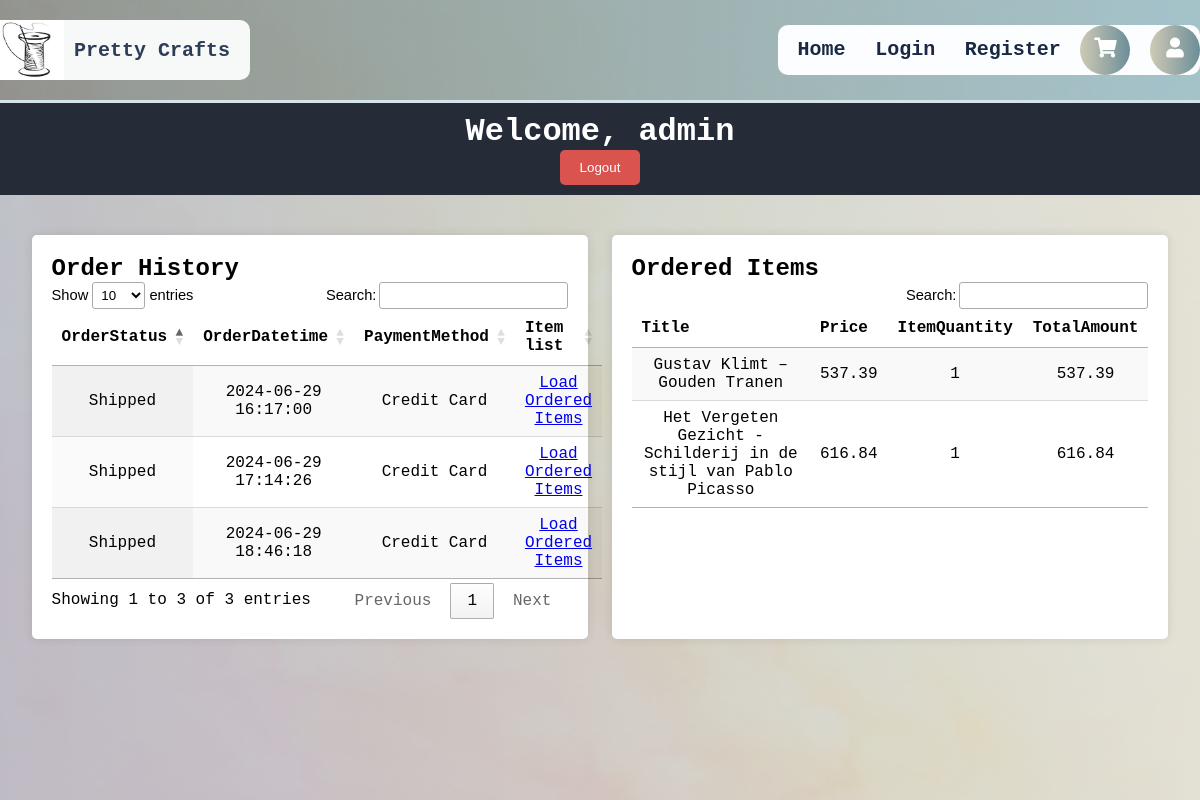
Screenshot of /App/public/views/profile.php?order_id=3 (signed in) with the database file from the repository.
### tables this page shows
CREATE TABLE `orders` (
  `OrderId` int(11) NOT NULL,
  `UserId` int(11) DEFAULT NULL,
  `OrderStatus` varchar(50) DEFAULT NULL,
  `OrderDatetime` datetime DEFAULT NULL,
  `PaymentMethod` varchar(50) DEFAULT NULL
);

CREATE TABLE `ordered_products` (
  `OrderProductId` int(11) NOT NULL,
  `OrderId` int(11) DEFAULT NULL,
  `ProductId` int(11) DEFAULT NULL,
  `ItemQuantity` int(11) DEFAULT NULL,
  `TotalAmount` decimal(10,2) DEFAULT NULL
);

CREATE TABLE `products` (
  `ProductId` int(11) NOT NULL,
  `Title` text DEFAULT NULL,
  `Price` float NOT NULL,
  `ProductQuantity` int(11) NOT NULL,
  `Description` text DEFAULT NULL,
  `ProductImage` text DEFAULT NULL
);

### App/src/data_table_utils.php (the view, shortened to what this page needs)
<?php
function to_data_table($conn, $query_info, $orders_table=FALSE) {
    try {
        $input_query = $query_info['query'];
        $params = $query_info['params'];
        $stmt = prepare_statement($conn, $input_query, $params);
        $rows = fetch_rows($stmt);
        if (!empty($rows)) {
            generate_table_header($stmt, $orders_table);
            generate_table_rows($rows, $orders_table);
        }
    } catch (PDOException $e) {
        echo "Error: " . $e->getMessage();
    } catch (Exception $e) {
        echo "Error: " . $e->getMessage();
    }
}
function prepare_statement($conn, $query, $params) {
    $stmt = $conn->prepare($query);
    foreach ($params as $key => $val) {
        $stmt->bindValue($key, $val);
    }
    return $stmt;
}
function fetch_rows($stmt) {
    $stmt->execute();
    return $stmt->fetchAll(PDO::FETCH_ASSOC);
}
function generate_table_header($stmt, $orders_table) {
    echo "<thead><tr>";
    for ($i = 0; $i < $stmt->columnCount(); $i++) {
        $meta = $stmt->getColumnMeta($i);
        $column_name = $meta['name'];
        if (strpos($column_name, "Id") === false) {
            echo "<th>{$column_name}</th>";
        }
    }
    if ($orders_table) {
        echo "<th>Item list</th>";
    }
    echo "</tr></thead><tbody>";
}
function generate_table_rows($rows, $orders_table) {
    foreach ($rows as $row) {
        $order_id = $row['OrderId'];
        echo "<tr>";
        foreach ($row as $key => $column) {
            if (strpos($key, "Id") === false) {
                echo "<td>{$column}</td>";
            }
        }
        if ($orders_table) {
            echo "<td><a href='profile.php?order_id={$order_id}'>Load Ordered Items</a></td>";
        }
        echo "</tr>";
    }
    echo "</tbody>";
}
?>

### App/public/shared/css/style.css (style rules this page uses)
html { margin: 0; padding: 0; font-family: 'Courier New', Courier, monospace; }
* { box-sizing: border-box; margin: 0; padding: 0; }
body { margin: 0; padding: 0; }
td { padding: 10px; text-align: center; }

### rows the page displays
orders: OrderStatus "Shipped", OrderDatetime "2024-06-29 16:17:00", PaymentMethod "Credit Card"
orders: OrderStatus "Shipped", OrderDatetime "2024-06-29 17:14:26", PaymentMethod "Credit Card"
orders: OrderStatus "Shipped", OrderDatetime "2024-06-29 18:46:18", PaymentMethod "Credit Card"
ordered_products: ProductId.Title "Gustav Klimt – Gouden Tranen", ProductId.Price "537.39", ItemQuantity "1", TotalAmount "537.39"
ordered_products: ProductId.Title "Het Vergeten Gezicht - Schilderij in de stijl van Pablo Picasso", ProductId.Price "616.84", ItemQuantity "1", TotalAmount "616.84"

### other values shown
$_SESSION['username'] "admin"
$column_name "OrderStatus"
$column_name "OrderDatetime"
$column_name "PaymentMethod"
$column_name "Title"
$column_name "Price"
$column_name "ItemQuantity"
$column_name "TotalAmount"
